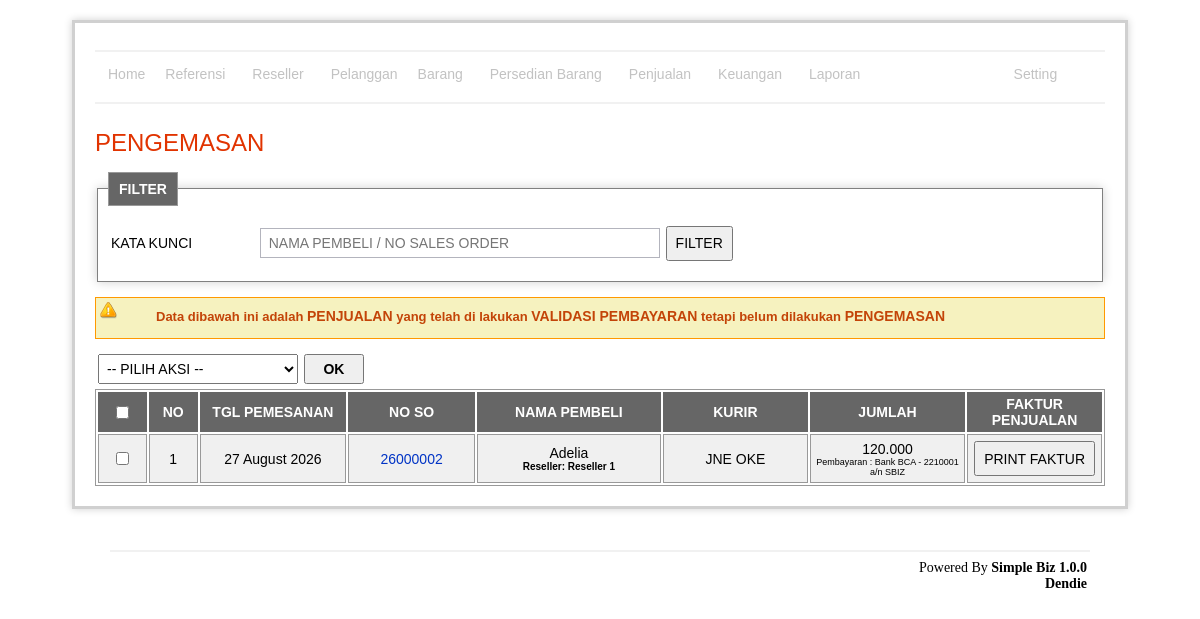
The page /salesPacking/index.php (signed in) on the database its author committed.
### tables this page shows
CREATE TABLE `sales_order`  (
  `id` int(11) NOT NULL AUTO_INCREMENT,
  `client_id` int(11) NOT NULL,
  `sales_id` int(11) NOT NULL,
  `reseller_id` int(11) NOT NULL,
  `affiliate_id` int(11) NOT NULL,
  `expedition_id` int(11) NOT NULL,
  `period_order_id` int(11) NOT NULL,
  `warehouse_external_id` int(11) NULL DEFAULT NULL,
  `fin_source_fund_id` int(11) NULL DEFAULT NULL,
  `disctrict_id` int(11) NULL DEFAULT NULL,
  `platform_market_id` int(11) NULL DEFAULT NULL,
  `no_order` varchar(255) NOT NULL,
  `dropshipper_name` varchar(255) NULL DEFAULT NULL,
  `dropshipper_phone` varchar(255) NULL DEFAULT NULL,
  `name` varchar(255) NOT NULL,
  `phone` varchar(255) NOT NULL,
  `address_shipping` text NOT NULL,
  `dropshipper_address` text NULL,
  `tipe_order` enum('0','1') NOT NULL DEFAULT '0' COMMENT '0=direct order,1=preorder',
  `description_payment` tinytext NOT NULL,
  `description_shipping` tinytext NOT NULL,
  `discount_persen` double NOT NULL,
  `discount_amount` decimal(10, 0) NOT NULL,
  `amount_sale` int(11) NOT NULL,
  `amount_basic_sale` int(11) NOT NULL,
  `amount_fee_reseller` double(11, 0) NULL DEFAULT NULL,
  `amount_fee_affiliate` double(11, 0) NULL DEFAULT NULL,
  `amount_reseller_to_customer` double(11, 0) NULL DEFAULT NULL,
  `shipping_cost` double(11, 0) NOT NULL,
  `shipping_cost_before_discount` double(11, 0) NULL DEFAULT NULL,
  `shipping_cost_discount` double(11, 0) NULL DEFAULT NULL,
  `platform_market_fee_percent` double(11, 0) NULL DEFAULT NULL,
  `fee_admin_percent` double(11, 0) NULL DEFAULT NULL,
  `no_resi` varchar(255) NOT NULL,
  `marketplace` varchar(255) NOT NULL,
  `country` varchar(255) NULL DEFAULT NULL,
  `province` varchar(255) NULL DEFAULT NULL,
  `city` varchar(255) NULL DEFAULT NULL,
  `districts` varchar(255) NULL DEFAULT NULL,
  `districts_sub` varchar(255) NULL DEFAULT NULL,
  `postal_code` varchar(255) NULL DEFAULT NULL,
  `packing_option` enum('0','1','2','3') NULL DEFAULT '0' COMMENT '0=packing normal, 1=buble wrap, 2=packing kayu, 3=packing kardus',
  `service_option` enum('0','1') NULL DEFAULT '0' COMMENT '0=reg, 1=yes',
  `date_order` date NOT NULL,
  `date_packing` date NOT NULL,
  `date_payment` date NOT NULL,
  `date_shipping` date NOT NULL,
  `date_receipt_cod` datetime(0) NULL DEFAULT NULL,
  `status_order` enum('0','1','2','3','4') NOT NULL DEFAULT '0' COMMENT '0=order,1=packing,2=shipping,3=selesai,4=order belum bayar',
  `status_payment` enum('0','1') NOT NULL DEFAULT '0' COMMENT '0=notyet pay,1payment',
  `status_close` enum('0','1') NOT NULL DEFAULT '0' COMMENT '0=notyet close, 1=close',
  `status_complate_stuff` enum('0','1') NOT NULL DEFAULT '1' COMMENT '0=not complate fisik stuff, 1=complate fisik stuff',
  `status_marketplace` enum('0','1') NOT NULL DEFAULT '0' COMMENT '0=not marketplace, 1=market place',
  `status_payment_commision_reseller` enum('0','1') NULL DEFAULT '0' COMMENT '0=not pay, 1=pay',
  `status_payback_cod_reseller` enum('0','1') NULL DEFAULT '0' COMMENT '0=not pay, 1=pay',
  `status_receipt_cod` enum('0','1') NULL DEFAULT '0' COMMENT '0=belum terima, 1 sudah terima',
  `status_respon_customer` enum('0','1','2') NULL DEFAULT '0' COMMENT '0=not yet respon customer, 1=already respon customer,2=repeat order',
  `status_respon_customer_breakdown` varchar(500) NULL DEFAULT NULL,
  `status_payment_commision_affiliate` enum('0','1') NULL DEFAULT '0' COMMENT '0=not pay, 1=pay',
  `is_warehouse_external` enum('0','1') NULL DEFAULT '0',
  `is_reseller` enum('0','1') NULL DEFAULT '0' COMMENT '0=not reseller, 1=reseller',
  `is_affiliate` enum('0','1') NULL DEFAULT '0' COMMENT '0=not affiliate, 1=affiliate',
  `is_cod` enum('0','1') NULL DEFAULT '0' COMMENT '0=not cod, 1=cod',
  `is_delete` enum('0','1') NULL DEFAULT '0' COMMENT '0=no delete, 1=delete',
  `is_return` enum('0','1') NULL DEFAULT '0' COMMENT '0=not return, 1=return',
  `is_delete_permanent` enum('0','1') NULL DEFAULT NULL,
  `is_dropshipper` enum('0','1') NULL DEFAULT NULL COMMENT '0=not delete, 1=delete',
  PRIMARY KEY (`id`) USING BTREE,
  INDEX `index_phone_number`(`phone`) USING BTREE,
  INDEX `index_sales_id`(`sales_id`) USING BTREE,
  INDEX `index_date_order`(`date_order`) USING BTREE
);

### salesPacking/indexRead.php (called while the page is built, shortened)
<?php
	include '../lib/connection.php';
	$keyword = str_replace(' ','',trim($_REQUEST['keyword']));
	$record = isset($_GET['SplitRecord']) ? $_GET['SplitRecord'] : 0;
	$query = "select id, no_order, client_id, period_order_id, name, address_shipping, tipe_order,
			description_payment, description_shipping, discount_amount, amount_sale, shipping_cost,
			date_order, date_packing, date_payment, date_shipping, status_order, phone, discount_persen, status_payment,
			(select r.name from reseller as r where r.id = reseller_id) as reseller_name, is_reseller, is_warehouse_external,
			(select e.name from expedition as e where e.id = expedition_id) as expedition_name,
			(select m.name from member as m where m.id = sales_id) as sales_name,
			(select w.name from warehouse_external as w where w.id = warehouse_external_id) as warehouse_external_name,
			date_format(date_order,'%d %M %Y') as date_order_frm,
			date_format(date_payment,'%d/%m/%Y') as date_payment_frm,
			date_format(date_packing,'%d/%m/%Y') as date_packing_frm,
			date_format(date_shipping,'%d/%m/%Y') as date_shipping_frm,
			( ((amount_sale - ((amount_sale / 100) * discount_persen)) - discount_amount) + shipping_cost) as jml
		from sales_order
		where is_delete = '0'
		  and (replace(name, ' ', '' ) like '%$keyword%' or replace(no_order, ' ', '' ) like '%$keyword%')
		  and status_order = '1'
		  and status_payment = '1'
		order by date_order, no_order, name
		limit $record,100";
	$data = mysqli_query($con, $query) or die(mysqli_error($con));
?>

### salesPacking/index.php (the view, shortened to what this page needs)
<?php include 'indexRead.php' ?>
	<h1>PENGEMASAN</h1>
		<fieldset>
			<legend><b>FILTER<b></legend>
				<form action="index.php" method="post" >
					<table width="100%">
						<tr>
							<td width="15%" valign="middle">KATA KUNCI</td>
							<td valign="top">
								<input placeholder="NAMA PEMBELI / NO SALES ORDER" name="keyword" type="text" title="abc" value="<?php echo $_REQUEST['keyword'] ?>" style="width:400px" />
								<input type="submit" value="FILTER" />
							</td>
					</table>
				</form>
		</fieldset>
		<br />
	<div class="warning" style="min-height:20px;">
		Data dibawah ini adalah <big style="font-size:14px">PENJUALAN</big> yang telah di lakukan <big style="font-size:14px">VALIDASI PEMBAYARAN</big> </big> tetapi belum dilakukan <big style="font-size:14px">PENGEMASAN</big></b>
	</div>
	<?php if(mysqli_num_rows($data) < 1) : ?>
	 	<div class="warning">
			<h3><?php echo message::getMsg('emptySuccess') ?></h3>
		</div>
	<?php else: ?>
		<form action="addSave.php" method="post" id="frm" onsubmit="return printLabel()" />
			<table width="100%">
				<tr>
					<td width="30%">
						<select name="actionType" id="actionType" style="width:200px;">
							<optgroup label="AKSI">
								<option value="0">-- PILIH AKSI --</option>
							</optgroup>
						</select>
						<input style="font-weight:bold; width:60px; height:30px" name="submit" type="submit" value=" OK " />
					</td>
				</tr>
			</table>
			<div id="tbl">
				<table width="100%">
					<thead>
						<tr>
							<th align="center" width="5%"><input class="bigCheckBox" style="cursor:pointer" type="checkbox" onclick="toggleCheckBox(this)" /></th>
							<th align="center" width="5%">NO</th>
							<th align="center" width="15%">TGL PEMESANAN</th>
							<th align="center" width="13%">NO SO</th>
							<th align="center" width="19%">NAMA PEMBELI</th>
							<th align="center" width="15%">KURIR</th>
							<th align="center" width="16%">JUMLAH</th>
							<th align="center" width="%">FAKTUR PENJUALAN</th>
						</tr>
					</thead>
					<tbody>
						<?php $i=1; ?>
						<?php while($val = mysqli_fetch_array($data)): ?>
							<tr style="cursor:pointer">
								<td align="center">
									<input class="bigCheckBox" style="cursor:pointer" name="salesOrderId[]" type="checkbox" value="<?php echo $val['id'] ?>" />
								</td>
								<td align="center"><?php echo $i ?></td>
								<td align="center"><?php echo $val['date_order_frm'] ?></td>
								<td align="center">
									<?php if($val['tipe_order'] == '0'): ?>
										<a href="../salesOrder/print.php?id=<?php echo $val['id'] ?>" target="_blank"><?php echo $val['no_order'] ?></a></td>
									<?php else: ?>
										<a href="../salesOrder/print.php?id=<?php echo $val['id'] ?>" target="_blank"><?php echo $val['no_order'] ?></a></td>
									<?php endif?>
								<td align="center"><?php echo $val['name'] ?><br />
									<b>
									<?php if($val['is_reseller'] == '1'): ?>
									  <small style="font-size: 10px">Reseller: <?php echo $val['reseller_name'] ?></small>
									<?php else: ?>
									  <small style="font-size: 10px">Sales: <?php echo $val['sales_name'] ?></small>
									<?php endif; ?>
									</b>
								</td>
								<td align="center">
									<?php if($val['is_warehouse_external'] == '1'): ?>
										<?php echo $val['warehouse_external_name'] ?>
									<?php else: ?>
										<?php echo $val['expedition_name'] ?>
									<?php endif; ?>
								</td>
								<td align="center"><?php echo number_format($val['jml'],0,'','.')?><br />
								<small style="font-size: 9px">Pembayaran : <?php echo $val['description_payment'] ?></small>
								</td>
								<td align="center"><input type="button" value="PRINT FAKTUR" onclick="window.open('../salesOrder/print.php?id=<?php echo $val['id'] ?>')" /></td>
							</tr>
						<?php $i++; ?>
						<?php endwhile; ?>
				</table>
			</div>
	<?php endif; ?>
<?php include '../template/main.php' ?>

### asset/css/style.css (style rules this page uses)
#content h1 { color: #e13300; background-color: transparent; font-weight: normal; font-size: 24px; margin: 10px 0 5px 0; padding: 15px 0 10px 0px; text-align:left; }
table { font-size: 14px; }
#tbl table { border: 1px solid #999; }
#tbl th { font-weight: bold; text-align: center; font-size: 14px; background-color: #666; color: #fff; padding: 4px; }
#tbl td { border: 1px solid #999; font-weight: normal; font-size: 14px; padding: 4px; background-color: #f0f0f0; }
fieldset { border: 1px solid #999; background-color: #ffffff; border: 1px solid gray; -webkit-box-shadow: 0px 0px 10px #D0D0D0; padding: 15px 10px 15px 10px; }
fieldset legend { border: 1px solid #999; font-size: 14px; padding: 8px 10px 8px 10px; background-color: #666; color: #fff; }
form { margin: 0; padding: 0; text-align: left; }
input[type="text"], input[type="password"], textarea { font-size: 14px; color: #333; border: 1px solid #B3B4BD; font-size: 14px; height: 24px; margin: 0px 0px 5px 0px; padding: 2px 8px 2px 8px; height: 30px; }
select { font-size: 14px; height: 30px; padding: 0px 4px 0px 4px; }
input[type="button"], input[type="submit"] { font-size: 14px; height: 35px; padding: 2px 8px 2px 8px; margin: 2px; }
.info,.warning,.error { padding:10px; margin-bottom:10px; min-height:50px; padding-left:60px; }
.warning { background:#f6f2bf url(../image/icon/warning.png) no-repeat top left; border:#F90 solid 1px; color:#c34408; }

### rows shown on the page
sales_order: date_order_frm "27 August 2026", no_order "26000002", name "Adelia", reseller_name "Reseller 1", expedition_name "JNE OKE", jml "120.000", description_payment "Bank BCA - 2210001 a/n SBIZ"
